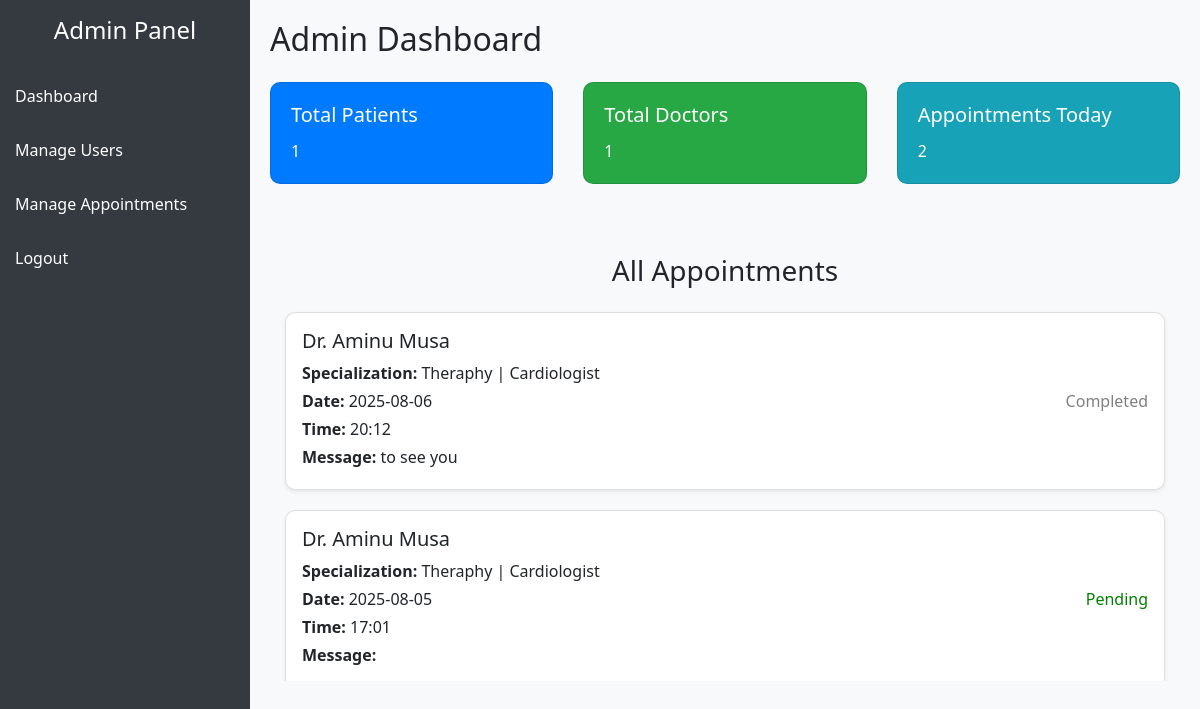
Screenshot of /all-appointments/ (signed in) with the database file from the repository.
### ODABSApp/models.py (models this page shows, shortened)
class Appointments(models.Model):
    patient = models.ForeignKey(PatientProfile, on_delete=models.CASCADE)
    date = models.CharField(max_length=20, blank=True)
    time = models.CharField(max_length=10, blank=True)
    message_or_reason = models.TextField(max_length=250, blank=True)
    doctor = models.ForeignKey(DoctorProfile, on_delete=models.CASCADE)
    status = models.CharField(default='Pending')

class DoctorProfile(models.Model):
    doctor = models.ForeignKey(User, on_delete=models.CASCADE)
    speciallization = models.TextField(max_length=250, blank=True)
    biography = models.TextField(max_length=250, blank=True)
    profile_img = models.ImageField(upload_to='doctor/', blank=True)

### ODABSApp/views.py (the view)
# urls.py: path('all-appointments/', views.all_appointments, name='all-appointments'),
@login_required(login_url='/')
def all_appointments(request):
    apppointments = Appointments.objects.all().order_by('-id')
    doctors = DoctorProfile.objects.all().count()
    patients = PatientProfile.objects.all().count()
    appointment = Appointments.objects.all().count()
    context = {
        'appointment': appointment,
        'appointments': apppointments,
        'doctors': doctors,
        'patients': patients,
    }
    return render(request, 'admin/all-appointments.html', context)

### templates/admin/all-appointments.html (shortened to what this page needs)
{% extends 'admin/a-base.html' %}
{% block content %}
<div class="container">
    <h3 class="mb-4 text-center">All Appointments</h3>
    {% if appointments %}
      {% for appointment in appointments %}
        <div class="card p-3 shadow-sm">
          <div class="d-flex justify-content-between align-items-center">
            <div>
              <h5>Dr. {{ appointment.doctor.doctor.first_name }}</h5>
              <p class="mb-1"><strong>Specialization:</strong> {{ appointment.doctor.speciallization }}</p>
              <p class="mb-1"><strong>Date:</strong> {{ appointment.date }}</p>
              <p class="mb-1"><strong>Time:</strong> {{ appointment.time }}</p>
              <p class="mb-1"><strong>Message:</strong> {{ appointment.message_or_reason }}</p>
            </div>
            <div>
              <span class="{% if appointment.status == 'Pending' %}status-upcoming{% elif appointment.status == 'Completed' %}status-completed{% else %}status-cancelled{% endif %}">
                {{ appointment.status|capfirst }}
              </span>
            </div>
          </div>
        </div>
      {% endfor %}
    {% else %}
      <div class="alert alert-info text-center">
        No appointments yet.
      </div>
    {% endif %}
  </div>
{% endblock %}

### templates/admin/a-base.html (style rules this page uses)
body { display: flex; min-height: 100vh; }
.card { margin-bottom: 20px; }

### templates/admin/all-appointments.html (style rules this page uses)
body { background-color: #f8f9fa; font-family: 'Segoe UI', sans-serif; }
.container { margin-top: 50px; }
.card { border-radius: 10px; }
.card + .card { margin-top: 15px; }
.status-upcoming { color: green; font-weight: 500; }
.status-completed { color: gray; font-weight: 500; }
.container { height: 50vh; overflow-x: scroll; }

### rows the page displays
Appointments: doctor.doctor.first_name "Aminu Musa", doctor.speciallization "Theraphy | Cardiologist", date "2025-08-06", time "20:12", message_or_reason "to see you", status "Completed"
Appointments: doctor.doctor.first_name "Aminu Musa", doctor.speciallization "Theraphy | Cardiologist", date "2025-08-05", time "17:01", status "Pending"

### other values shown
{{ patients }} "1"
{{ doctors }} "1"
{{ appointment }} "2"
